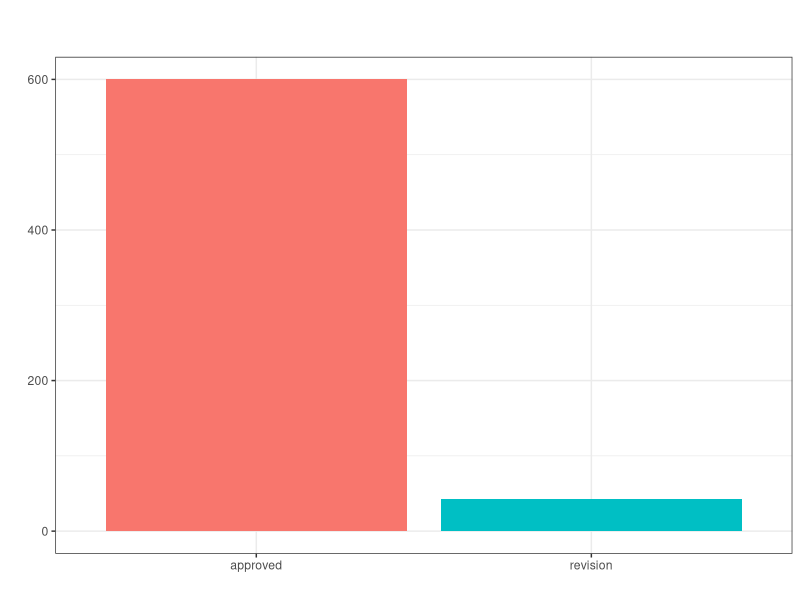
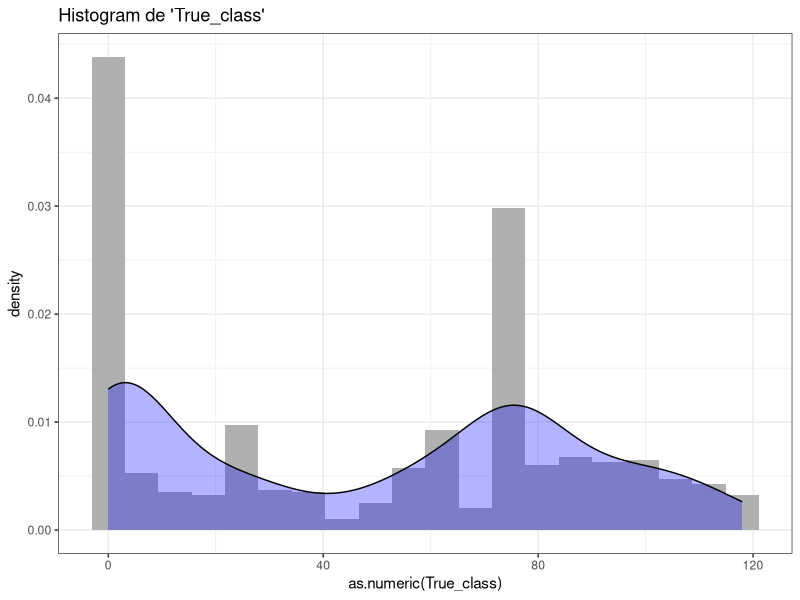
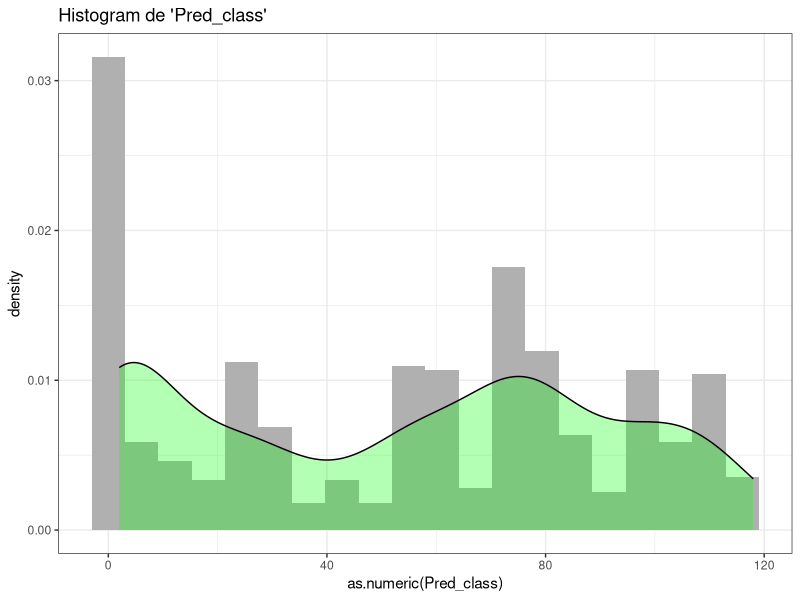
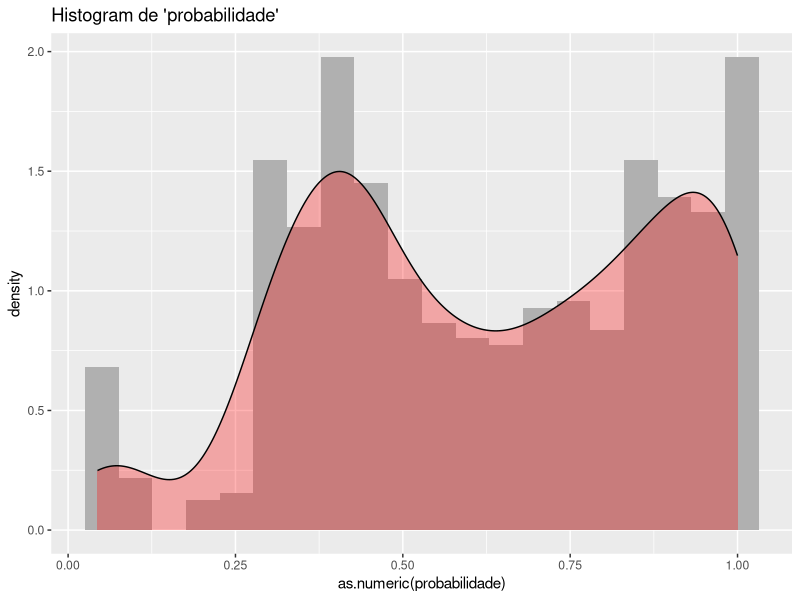

The R source for these figures, in order:
# Antonio Mendes Magalhaes Jr
# 25/02/21

rm(list=ls())

library(readxl)

dados <- read_excel("teste_smarkio_lbs.xls", sheet=1, col_names=TRUE)

# Se "true_class" for nula, assumir "pred_class"
dados$True_class <- ifelse(is.na(dados$True_class), 
                           dados$Pred_class, dados$True_class)
dados$probabilidade <- as.numeric(dados$probabilidade)
dados$True_class <- as.numeric(dados$True_class)

str(dados)

# ==================================================
# Análise exploratória
library(ggplot2)

# Frequencia das classes de dados
ggplot(dados, aes(x = status,y = ..count.., fill=status)) +
  geom_bar(alpha=1)+ 
  theme_bw()+
  labs(
    title = " ",
    subtitle = " ",
    x = " ",
    y = " ",
    fill = "Legenda") +
  theme(legend.position="none")

# Histograma de True_class
ggplot(dados, aes(x = as.numeric(True_class),y =..density..)) + 
  geom_histogram(bins = 20,fill="gray69")+
  theme_bw()+
  labs(
    title = "Histogram de 'True_class'")+
  geom_density(fill = "blue", alpha = 0.3)

# Histograma de Pred_class
ggplot(dados, aes(x = as.numeric(Pred_class),y =..density..)) + 
  geom_histogram(bins = 20,fill="gray69")+
  theme_bw()+
  labs(
    title = "Histogram de 'Pred_class'")+
  geom_density(fill = "green", alpha = 0.3)

# Histograma de probabilidade
ggplot(dados, aes(x = as.numeric(probabilidade),y =..density..)) + 
  geom_histogram(bins = 20,fill="gray69")+
  labs(
    title = "Histogram de 'probabilidade'")+
  geom_density(fill = "red", alpha = 0.3)

# ==================================================
# Desempenho do modelo

library(dplyr)
library(caret)

true_c <- as.factor(as.numeric(dados$True_class))
pred_c <- as.factor(dados$Pred_class)
u <- union(levels(true_c ),levels(pred_c))
t <- table(factor(pred_c, u), factor(true_c, u))

roc <- pROC::multiclass.roc(dados$True_class ~ dados$Pred_class, plot=F,
                            print.auc=F, legacy.axes=T)

metrics <- caret::confusionMatrix(t)
(cm <- metrics$table)
(acc <- metrics$overall[1])
(kappa <- metrics$overall[2])
(auc <- roc$auc)



# ==================================================
# Classificador (treinar utilizando apenas classes 'approved')
dados <- read_excel("teste_smarkio_lbs.xls", sheet=1, col_names=TRUE)

dados$True_class <- ifelse(is.na(dados$True_class), 
                           dados$Pred_class, dados$True_class)
dados$probabilidade <- as.numeric(dados$probabilidade)
dados$Pred_class <- as.numeric(dados$Pred_class)

dados_approved <- filter(dados, status=='approved')
dados_revision <- filter(dados, status== 'revision')

dados_approved$True_class <- as.factor(as.numeric(dados_approved$True_class))
dados_revision$True_class <- as.factor(as.numeric(dados_revision$True_class))

data_train <- dados_approved[-3]
data_test <- dados_revision[-3]

train_control <- trainControl(method= 'repeatedcv', number=10, repeats=3)
model_rf <- train(True_class ~ ., data = data_train, method = 'rf',
                  trControl=train_control)

pred_rf <- predict(model_rf, data_test)

str(pred_rf)

data_test_code <- as.numeric(data_test$True_class)
resp_test_code <- as.numeric(pred_rf)
roc <- pROC::multiclass.roc(data_test_code ~ resp_test_code, plot=F)


levels_all <- union(levels(as.numeric(pred_rf)),
                    levels(dados_revision$True_class))

true_c <- factor(dados_revision$True_class, levels_all)
pred_c <- factor(pred_rf, levels_all)

t <- table(pred_c, true_c)

metrics <- caret::confusionMatrix(t)
(cm <- metrics$table)
(acc <- metrics$overall[1])
(kappa <- metrics$overall[2])
(auc <- roc$auc)
